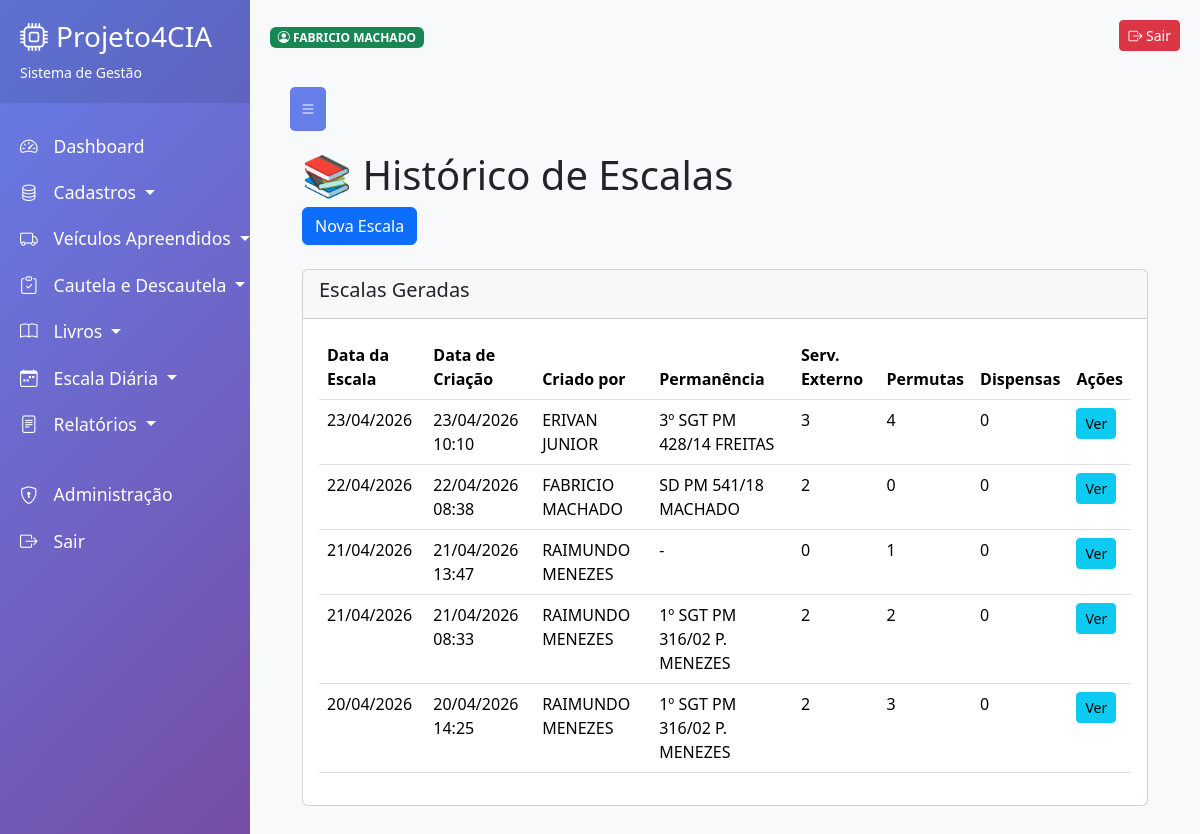
Page /escala/historico/ (signed in) on the committed database.
### aplicacoes/escala_diaria/models.py (models this page shows, shortened)
class EscalaGerada(models.Model):
    TIPO_PERMUTA_CHOICES = [
        ('24HS', '24hs'),
        ('1_QTU', '1 QTU'),
        ('2_QTU', '2 QTU'),
        ('1_GIRO', '1 GIRO'),
        ('2_GIRO', '2 GIRO'),
    ]
    TIPO_DISPENSA_CHOICES = [
        ('24HS', '24hs'),
        ('1_QTU', '1 QTU'),
        ('2_QTU', '2 QTU'),
        ('1_GIRO', '1 GIRO'),
        ('2_GIRO', '2 GIRO'),
    ]
    MOTIVO_DISPENSA_CHOICES = [
        ('FOLGA', 'Folga'),
        ('LICENCA_SAUDE', 'Licença Saúde'),
        ('LUTO', 'Luto'),
        ('CASAMENTO', 'Casamento'),
        ('TREINAMENTO', 'Treinamento'),
        ('SERVICO_ADMIN', 'Serviço Administrativo'),
        ('DISPENSADO_CMD', 'Dispensado pelo Cmd da Cia'),
        ('ARMA_FOGO', 'Dispensado por Arma de Fogo'),
        ('REFORCO_POLICIAL', 'Dispensado por Reforço Policial'),
        ('OUTROS', 'Outros'),
    ]
    FUNCAO_CHOICES = [
        ('CMT_VTR', 'CMT DA VTR'),
        ('MOTORISTA', 'MOT'),
        ('PATRULHEIRO', 'PAT'),
        ('MOTOCICLISTA', 'MOTOCICLISTA'),
    ]
    data_escala = models.DateField(default=timezone.now, verbose_name="Data da Escala")
    data_criacao = models.DateTimeField(auto_now_add=True, verbose_name="Data de Criação")
    criado_por = models.ForeignKey(User, on_delete=models.SET_NULL, null=True, verbose_name="Criado por")
    permanencia = models.ForeignKey(
        Policial,
        on_delete=models.SET_NULL,
        null=True,
        related_name='escalas_permanencia',
        verbose_name="Policial na Permanência"
    )
    texto_gerado = models.TextField(verbose_name="Texto da Escala")
    class Meta:
        verbose_name = "Escala Gerada"
        verbose_name_plural = "Escalas Geradas"
        ordering = ['-data_escala', '-data_criacao']

### aplicacoes/cadastros/cadastro_policiais/models.py (models this page shows, shortened)
class Policial(models.Model):
    PATENTE_CHOICES = [
        ('SD PM', 'SD PM'),
        ('CB PM', 'CB PM'),
        ('3º SGT PM', '3º SGT PM'),
        ('2º SGT PM', '2º SGT PM'),
        ('1º SGT PM', '1º SGT PM'),
        ('ST PM', 'ST PM'),
        ('2º TEN QOPM', '2º TEN QOPM'),
        ('1º TEN QOPM', '1º TEN QOPM'),
        ('CAP QOPM', 'CAP QOPM'),
        ('MAJ QOPM', 'MAJ QOPM'),
        ('TC QOPM', 'TC QOPM'),
        ('CEL', 'CEL'),
    ]
    PATENTE_ORDER = {
        'SD PM': 1,
        'CB PM': 2,
        '3º SGT PM': 3,
        '2º SGT PM': 4,
        '1º SGT PM': 5,
        'ST PM': 6,
        '2º TEN QOPM': 7,
        '1º TEN QOPM': 8,
        'CAP QOPM': 9,
        'MAJ QOPM': 10,
        'TC QOPM': 11,
        'CEL': 12,
    }
    user = models.OneToOneField(User, on_delete=models.CASCADE, related_name='policial')
    nome_completo = models.CharField('Nome Completo', max_length=200)
    data_de_nascimento = models.DateField('Data de Nascimento', null=True, blank=True, help_text='Data de nascimento')
    nome_guerra = models.CharField('Nome de Guerra', max_length=50)
    patente = models.CharField('Patente', max_length=20, choices=PATENTE_CHOICES)
    data_promocao = models.DateField('Data da Promoção', null=True, blank=True, help_text='Data da última promoção')
    barra = models.IntegerField('Ano de Entrada', null=True, blank=True)
    numero_barra = models.CharField('Número da Barra', max_length=20, blank=True)
    matricula = models.CharField('Matrícula', max_length=20, unique=True)
    cpf = models.CharField('CPF', max_length=14, unique=True)
    telefone = models.CharField('Telefone', max_length=20)
    ativo = models.BooleanField('Ativo?', default=True)
    observacoes = models.TextField('Observações', blank=True)
    assinatura = models.ImageField(
        'Assinatura',
        upload_to='assinaturas/policiais/',
        blank=True,
        null=True,
        help_text='Upload da imagem da assinatura do policial (formato PNG)'
    )
    ordem_patente = models.IntegerField(
        'Ordem da Patente',
        editable=False,
        db_index=True,
        default=0,
        help_text='Campo automático para ordenação hierárquica das patentes'
    )
    criado_em = models.DateTimeField('Criado em', auto_now_add=True)
    atualizado_em = models.DateTimeField('Atualizado em', auto_now=True)
    class Meta:
        verbose_name = 'Policial'
        verbose_name_plural = 'Policiais'
        ordering = ['-ordem_patente','data_promocao', 'barra', 'numero_barra' ]
    def __str__(self):
        if self.barra:
            ano_str = str(self.barra)
            ano_formatado = ano_str[-2:] if len(ano_str) >= 2 else ano_str
            ano_texto = ano_formatado
        else:
            ano_texto = "??"
        return f'{self.get_patente_display()} {self.numero_barra}/{ano_texto} {self.nome_guerra}'

### aplicacoes/escala_diaria/views.py (the view)
# urls.py: path('historico/', views.historico_escalas, name='historico'),
@login_required
def historico_escalas(request):
    escalas = EscalaGerada.objects.all().order_by('-data_escala', '-data_criacao')
    return render(request, 'escala_diaria/historico.html', {'escalas': escalas})

### aplicacoes/escala_diaria/templates/escala_diaria/historico.html (shortened to what this page needs)
{% extends 'base.html' %}
{% load static %}
{% block content %}
<div class="container-fluid">
    <div class="row mb-4">
        <div class="col-12">
            <h1>📚 Histórico de Escalas</h1>
            <a href="{% url 'escala_diaria:nova_escala' %}" class="btn btn-primary">
                 Nova Escala
            </a>
        </div>
    </div>
    <div class="row">
        <div class="col-12">
            <div class="card">
                <div class="card-header">
                    <h5>Escalas Geradas</h5>
                </div>
                <div class="card-body">
                    <div class="table-responsive">
                        <table class="table table-hover">
                            <thead>
                                <tr>
                                    <th>Data da Escala</th>
                                    <th>Data de Criação</th>
                                    <th>Criado por</th>
                                    <th>Permanência</th>
                                    <th>Serv. Externo</th>
                                    <th>Permutas</th>
                                    <th>Dispensas</th>
                                    <th>Ações</th>
                                </tr>
                            </thead>
                            <tbody>
                                {% for escala in escalas %}
                                <tr>
                                    <td>{{ escala.data_escala|date:"d/m/Y" }}</td>
                                    <td>{{ escala.data_criacao|date:"d/m/Y H:i" }}</td>
                                    <td>{{ escala.criado_por.get_full_name|default:escala.criado_por.username }}</td>
                                    <td>{{ escala.permanencia|default:"-" }}</td>
                                    <td>{{ escala.policiais_externos.count }}</td>
                                    <td>{{ escala.permutas.count }}</td>
                                    <td>{{ escala.dispensas.count }}</td>
                                    <td>
                                        <a href="{% url 'escala_diaria:visualizar' escala.id %}"
                                           class="btn btn-sm btn-info">
                                             Ver
                                        </a>
                                    </td>
                                </tr>
                                {% endfor %}
                            </tbody>
                        </table>
                    </div>
                </div>
            </div>
        </div>
    </div>
</div>
{% endblock %}

### base/templates/base.html (shortened to what this page needs)
<!DOCTYPE html>
<html lang="pt-br">
<head>
    <link href="https://cdn.jsdelivr.net/npm/bootstrap@5.3.2/dist/css/bootstrap.min.css" rel="stylesheet">
    <link rel="stylesheet" href="https://cdn.jsdelivr.net/npm/bootstrap-icons@1.11.3/font/bootstrap-icons.min.css">
</head>
<body>
    <div class="wrapper">
        <nav id="sidebar">
            <div class="sidebar-header">
                <h3><i class="bi bi-cpu me-2"></i>Projeto4CIA</h3>
                <p class="small mb-0">Sistema de Gestão</p>
            </div>
            {% include 'partials/sidebar.html' %}
        </nav>
        <div id="content">
            <div class="d-flex justify-content-between align-items-center mb-3">
                <div>
                    {% if user.is_authenticated %}
                        <span class="badge bg-success">
                            <i class="bi bi-person-circle"></i>
                            {{ user.get_full_name|default:user.username }}
                        </span>
                    {% endif %}
                </div>
                <div>
                    {% if user.is_authenticated %}
<form action="{% url 'autenticacao:logout' %}" method="post" style="display: inline;">
    <button type="submit" class="btn btn-sm btn-danger">
        <i class="bi bi-box-arrow-right"></i> Sair
    </button>
</form>
                    {% endif %}
                </div>
            </div>
        <div id="content">
            <button type="button" id="sidebarCollapse" class="toggle-btn">
                <i class="bi bi-list"></i>
            </button>
            {% block content %}
            {% endblock %}
        </div>
    </div>
</body>
</html>

### base/templates/base.html (style rules this page uses)
body { background: #f8f9fa; }
.wrapper { display: flex; width: 100%; align-items: stretch; }
#sidebar { min-width: 250px; max-width: 250px; min-height: 100vh; transition: all 0.3s; background: linear-gradient(135deg, #667eea 0%, #764ba2 100%); color: #fff; }
#sidebar .sidebar-header { padding: 20px; background: rgba(0, 0, 0, 0.1); }
#content { width: 100%; padding: 20px; min-height: 100vh; transition: all 0.3s; }
.toggle-btn { background: #667eea; color: white; border: none; padding: 10px; border-radius: 5px; margin-bottom: 20px; }

### rows in the picture
EscalaGerada: data_escala "23/04/2026", data_criacao "23/04/2026 10:10", criado_por.get_full_name "ERIVAN JUNIOR", permanencia "3º SGT PM 428/14 FREITAS", policiais_externos.count "3", permutas.count "4", dispensas.count "0"
EscalaGerada: data_escala "22/04/2026", data_criacao "22/04/2026 08:38", criado_por.get_full_name "FABRICIO MACHADO", permanencia "SD PM 541/18 MACHADO", policiais_externos.count "2", permutas.count "0", dispensas.count "0"
EscalaGerada: data_escala "21/04/2026", data_criacao "21/04/2026 13:47", criado_por.get_full_name "RAIMUNDO MENEZES", permanencia "-", policiais_externos.count "0", permutas.count "1", dispensas.count "0"
EscalaGerada: data_escala "21/04/2026", data_criacao "21/04/2026 08:33", criado_por.get_full_name "RAIMUNDO MENEZES", permanencia "1º SGT PM 316/02 P. MENEZES", policiais_externos.count "2", permutas.count "2", dispensas.count "0"
EscalaGerada: data_escala "20/04/2026", data_criacao "20/04/2026 14:25", criado_por.get_full_name "RAIMUNDO MENEZES", permanencia "1º SGT PM 316/02 P. MENEZES", policiais_externos.count "2", permutas.count "3", dispensas.count "0"

### other values in the picture
{{ user.get_full_name|default:user.username }} "FABRICIO MACHADO"
